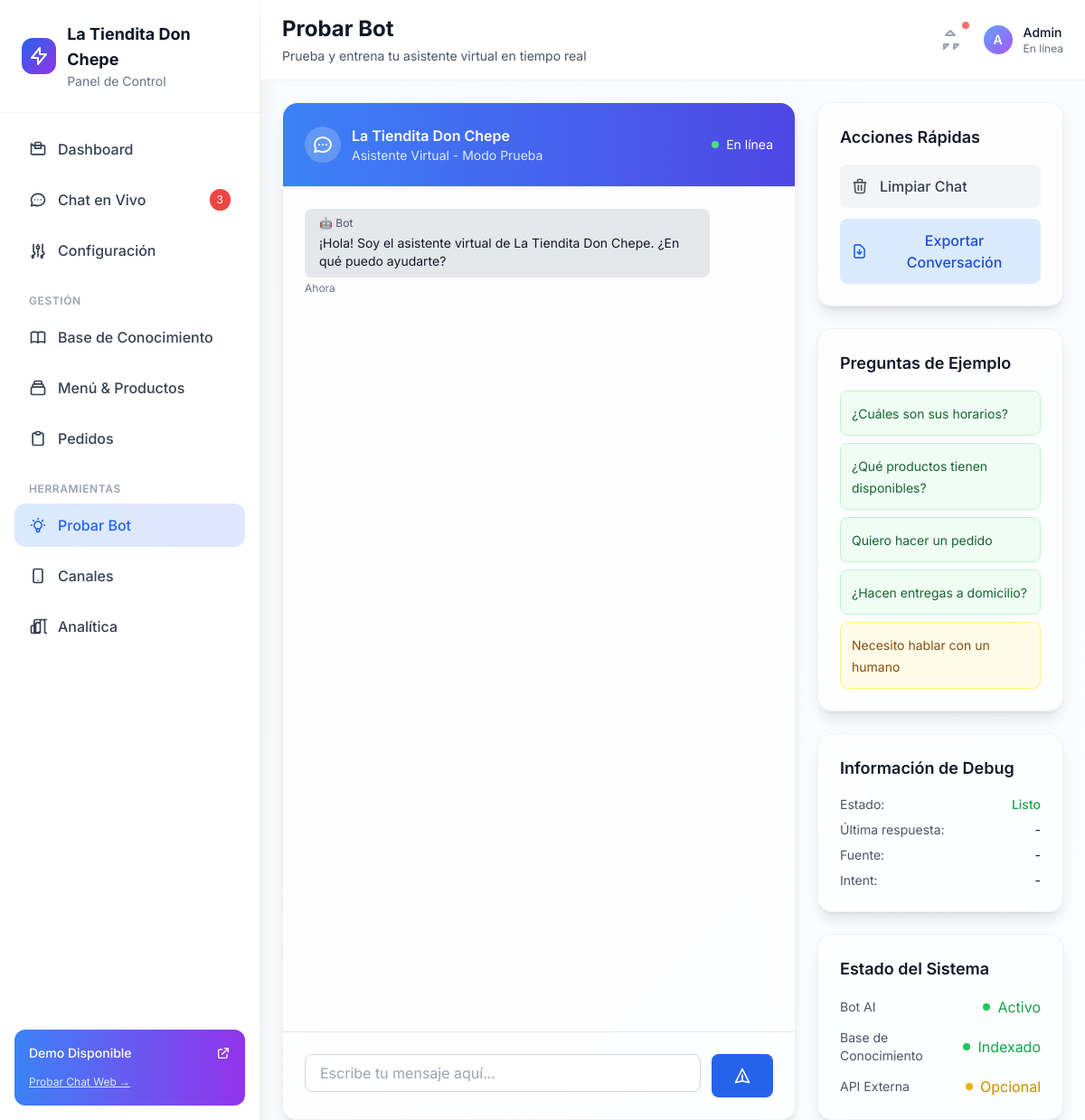
/admin/playground, run on an earlier commit of the app's database.
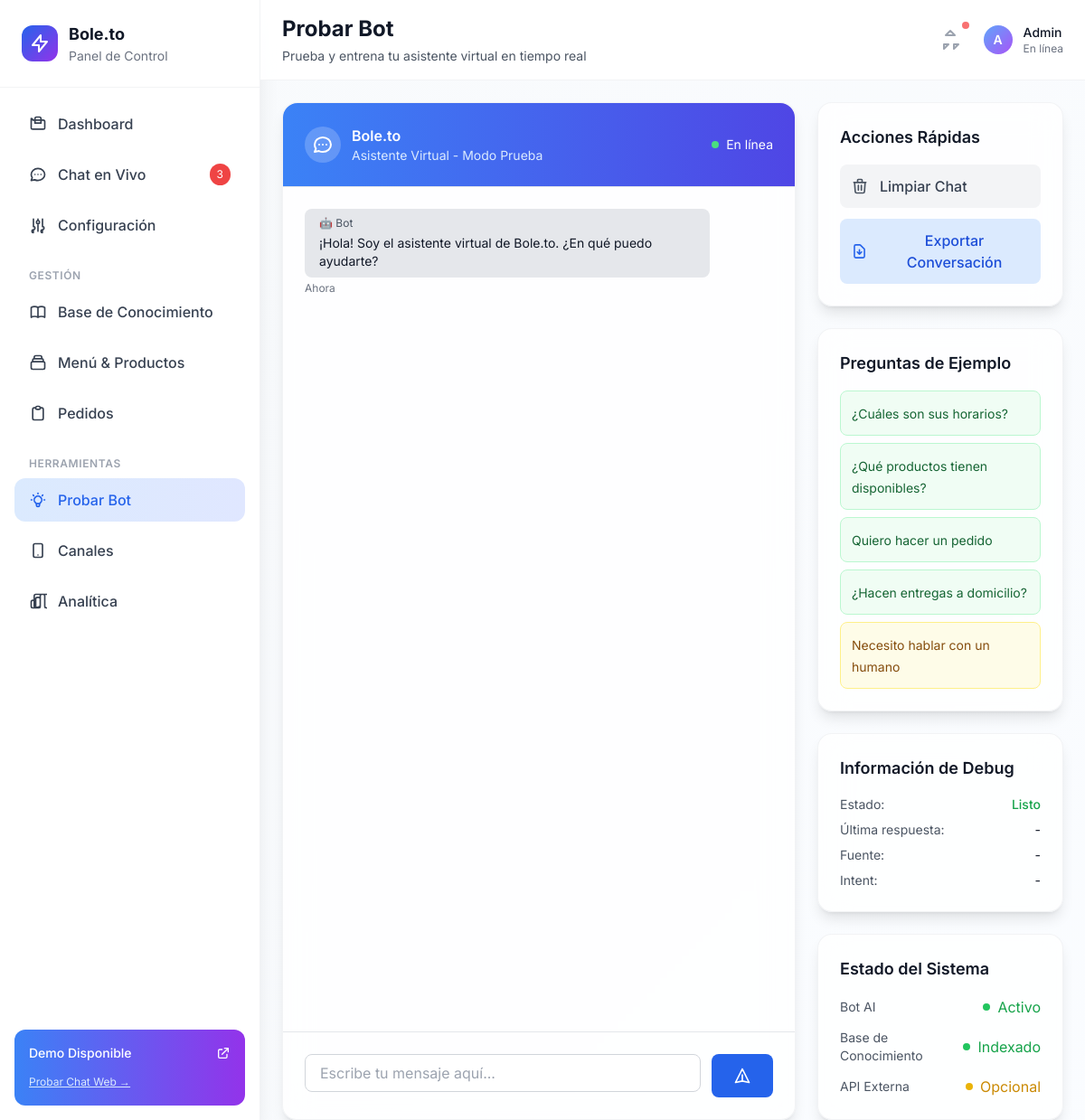
And on a later commit of the database.
### app/db/models.py (models this page shows)
class Setting(SQLModel, table=True):
    id: Optional[int] = Field(default=None, primary_key=True)
    key: str = Field(unique=True)
    value: Optional[str] = None
    category: str = "general"  # business, ai, channels, etc.
    is_secret: bool = False  # Para API keys y passwords
    created_at: datetime = Field(default_factory=datetime.utcnow)
    updated_at: Optional[datetime] = None

### app/routes/ui.py (the view)
@router.get("/admin/playground", response_class=HTMLResponse)
async def playground(request: Request):
    return templates.TemplateResponse(
        "admin/playground_modern.html",
        {"request": request, "config": get_dynamic_config()}
    )

### app/templates/admin/playground_modern.html (shortened to what the changed rows need)
{% extends "base_modern.html" %}
{% block page_title %}Probar Bot{% endblock %}
{% block content %}
<div class="p-6 h-full">
    <div class="grid grid-cols-1 lg:grid-cols-3 gap-6 h-full">
        <div class="lg:col-span-2 bg-white/80 backdrop-blur-lg rounded-2xl border border-gray-200/50 shadow-lg flex flex-col h-full">
            <div class="p-6 border-b border-gray-200 bg-gradient-to-r from-blue-500 to-indigo-600 rounded-t-2xl">
                <div class="flex items-center justify-between text-white">
                    <div class="flex items-center space-x-3">
                        <div>
                            <h3 class="font-semibold">{{ config.business.name }}</h3>
                            <p class="text-sm text-blue-100">Asistente Virtual - Modo Prueba</p>
                        </div>
                    </div>
                </div>
            </div>
            <div class="flex-1 overflow-y-auto p-6 space-y-4" id="messages-container">
                <div class="flex justify-start">
                    <div class="max-w-xs lg:max-w-md">
                        <div class="bg-gray-200 text-gray-900 rounded-lg px-4 py-2">
                            <div class="text-xs text-gray-600 mb-1">🤖 Bot</div>
                            <p class="text-sm">¡Hola! Soy el asistente virtual de {{ config.business.name }}. ¿En qué puedo ayudarte?</p>
                        </div>
                    </div>
                </div>
            </div>
        </div>
    </div>
</div>
{% endblock %}

### app/templates/base_modern.html (shortened to what the changed rows need)
<!DOCTYPE html>
<html lang="es">
<head>
    <script src="https://cdn.tailwindcss.com"></script>
</head>
<body class="bg-gradient-to-br from-slate-50 to-blue-50/30 min-h-screen font-sans">
    <div class="flex h-screen">
        <nav class="w-72 bg-white/90 backdrop-blur-lg shadow-xl border-r border-gray-200/50">
            <div class="p-6 border-b border-gray-200/50">
                <div class="flex items-center space-x-3">
                    <div>
                        <h1 class="text-lg font-bold text-gray-900">{{ config.business.name }}</h1>
                        <p class="text-sm text-gray-500">Panel de Control</p>
                    </div>
                </div>
            </div>
        </nav>
        <main class="flex-1 flex flex-col overflow-hidden">
            <header class="bg-white/90 backdrop-blur-lg border-b border-gray-200/50 px-6 py-4">
                <div class="flex items-center justify-between">
                    <div>
                        <h2 class="text-2xl font-bold text-gray-900">{% block page_title %}{% endblock %}</h2>
                    </div>
                </div>
            </header>
            <div class="flex-1 overflow-auto">
                {% block content %}{% endblock %}
            </div>
        </main>
    </div>
</body>
</html>

What changed in the data, as far as the page shows it:
added Setting: business.name "Bole.to"
Also different on the page:
{{ config.business.name }}: "La Tiendita Don Chepe" → (not shown)
